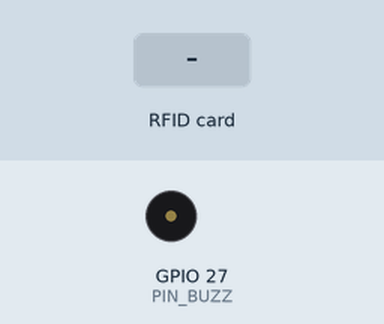
Recording of a sketch running on a simulated ESP32. Parts: buzzer (waves = sounding). The inputs (shaded band) are chosen by the test bench. What the sketch prints to the serial monitor is not drawn.

Above: at 1.7 s.
1.8 s: RFID card 5E 7A 19 C4 held to the reader
Timing chart, 0 to 4.8 s (numbered marks = the images above; inputs shaded):
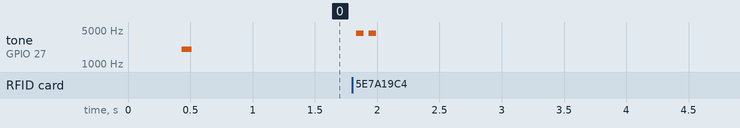

Measured:
- after the input at 1.8 s, tone on GPIO 27 (PIN_BUZZ): alternates 4250 Hz for 0.06 s and silent for 0.04 s, 4 changes in all, then stays silent, starting at once

The sketch:

CardTest.ino
```cpp
/*
  CardTest.ino — prove the RC522 reader and collect your card numbers.

  Every RFID card has a permanent unique number burned into it (the UID).
  The box will only obey cards whose UID we have put on its list, so the
  first job is simply to READ your cards and write those numbers down.

  Tap each card and each keyfob you own. This prints a line you can paste
  straight into the firmware. Cards NOT on the list will be ignored by the
  real box, which is the whole point.

  No screen, no WiFi. Buzzer optional (it chirps when a card is read).

  ------------------------------------------------------------------
  WIRING  (classic ESP32 WROOM, COM6, hold BOOT to upload)
  ------------------------------------------------------------------
     RC522            ESP32
      3.3V   ->   3V3      <-- !! 3.3V ONLY. 5V KILLS THIS BOARD !!
      GND    ->   GND
      SCK    ->   GPIO 18   (same wire the screen uses - they share)
      MOSI   ->   GPIO 23   (shared with the screen too)
      MISO   ->   GPIO 19   (the screen does not use this one)
      SDA    ->   GPIO 16   (this is really "chip select")
      RST    ->   GPIO 17
      IRQ    ->   leave empty

  Why 16 and 17: GPIO 13/14 work fine electrically, but they sit next to
  GPIO 12 - and GPIO 12 held HIGH at boot tells the ESP32 its flash runs
  at 1.8V, which stops the flash answering and gives an endless
  "invalid header: 0xffffffff" boot loop. One jumper in the wrong row is
  all it takes. 16 and 17 are nowhere near it, so that mistake cannot
  happen. (16/17 are free on WROOM-32 boards like this one. They are NOT
  free on WROVER boards, where PSRAM uses them.)

  The RC522 shares the SPI bus with the TFT. That is normal and fine -
  each device has its own SDA/CS line so only one listens at a time.

  Buzzer, if still wired:  I/O -> GPIO 27,  VCC -> 5V,  GND -> GND

  !! The RC522 usually ships with its header UNSOLDERED, like the screen
  !! did. Solder it before testing, or you will chase ghosts again.
  ------------------------------------------------------------------

  WHAT YOU SHOULD SEE ON BOOT (Serial @115200):

     OK RC522 firmware version 0x92 (v2.0) - reader is alive

  If it says 0x00 or 0xFF the reader is NOT talking: check 3.3V, the
  MISO wire, and the solder joints. Those two values mean "no answer",
  not "broken chip".
*/

#include <SPI.h>
#include <MFRC522.h>

#define PIN_SS    16
#define PIN_RST   17
#define PIN_BUZZ  27      // optional, comment out the chirps if not wired

MFRC522 rfid(PIN_SS, PIN_RST);

int cardsSeen = 0;
String lastUid = "";
uint32_t lastAt = 0;

void chirp(uint16_t hz, uint16_t ms) {
  tone(PIN_BUZZ, hz);
  delay(ms);
  noTone(PIN_BUZZ);
  pinMode(PIN_BUZZ, OUTPUT);
  digitalWrite(PIN_BUZZ, LOW);
}

// turn the raw UID bytes into a readable string like "A4 3F 19 7C"
String uidToString(MFRC522::Uid* uid) {
  String s = "";
  for (byte i = 0; i < uid->size; i++) {
    if (uid->uidByte[i] < 0x10) s += "0";
    s += String(uid->uidByte[i], HEX);
    if (i + 1 < uid->size) s += " ";
  }
  s.toUpperCase();
  return s;
}

void setup() {
  Serial.begin(115200);
  delay(300);
  Serial.println();
  Serial.println("==========================================");
  Serial.println(" CardTest - read your RFID cards");
  Serial.println(" tap each card/keyfob you want to use");
  Serial.println("==========================================");

  pinMode(PIN_BUZZ, OUTPUT);
  digitalWrite(PIN_BUZZ, LOW);

  SPI.begin();            // SCK 18, MISO 19, MOSI 23 by default on ESP32
  rfid.PCD_Init();
  delay(50);

  byte v = rfid.PCD_ReadRegister(MFRC522::VersionReg);
  if (v == 0x00 || v == 0xFF) {
    Serial.println();
    Serial.println("!! RC522 NOT ANSWERING (version reads 0x00/0xFF)");
    Serial.println("   That means no reply, not a dead chip. Check:");
    Serial.println("   - 3.3V, NOT 5V (5V destroys this board)");
    Serial.println("   - MISO on GPIO 19, MOSI on 23, SCK on 18");
    Serial.println("   - SDA on 16, RST on 17");
    Serial.println("   - header pins actually SOLDERED, not pushed in");
    Serial.println();
  } else {
    Serial.printf("OK RC522 firmware version 0x%02X (%s) - reader is alive\n",
                  v, (v == 0x91 || v == 0x92) ? "v1.0/v2.0 genuine-style"
                                              : "clone, usually fine");

    // ALIVE IS NOT WORKING. This sketch used to stop at the line above and
    // then read no cards at all, which looks like broken wiring and is not.
    // These clones boot with the receiver turned right down: SPI answers
    // perfectly while the RF field is too weak to wake a card sitting on
    // the pad. Forcing the gain to max, and cycling the antenna so the new
    // setting takes, is what actually makes it read.
    rfid.PCD_SetAntennaGain(rfid.RxGain_max);
    rfid.PCD_AntennaOff();
    delay(20);
    rfid.PCD_AntennaOn();
    Serial.println("   antenna gain forced to MAX (clones boot too quiet)");
    chirp(2000, 80);
  }

  Serial.println();
  Serial.println("Hold a card flat on the reader...");
  Serial.println();
}

void loop() {
  if (!rfid.PICC_IsNewCardPresent()) return;
  if (!rfid.PICC_ReadCardSerial())   return;

  String uid = uidToString(&rfid.uid);
  uint32_t now = millis();

  // the reader re-reads a card left sitting on it - do not spam
  if (uid == lastUid && now - lastAt < 2000) {
    rfid.PICC_HaltA();
    return;
  }
  lastUid = uid;
  lastAt = now;
  cardsSeen++;

  MFRC522::PICC_Type type = rfid.PICC_GetType(rfid.uid.sak);

  Serial.println("------------------------------------------");
  Serial.printf ("  CARD %d\n", cardsSeen);
  Serial.printf ("  UID  : %s   (%d bytes)\n", uid.c_str(), rfid.uid.size);
  Serial.printf ("  type : %s\n", rfid.PICC_GetTypeName(type));
  Serial.println();
  Serial.println("  To let this card into the box, add this line:");
  Serial.printf ("     \"%s\",\n", uid.c_str());
  Serial.println("------------------------------------------");
  Serial.println();

  chirp(4250, 60);
  delay(40);
  chirp(4250, 60);

  rfid.PICC_HaltA();
  rfid.PCD_StopCrypto1();
}
```
